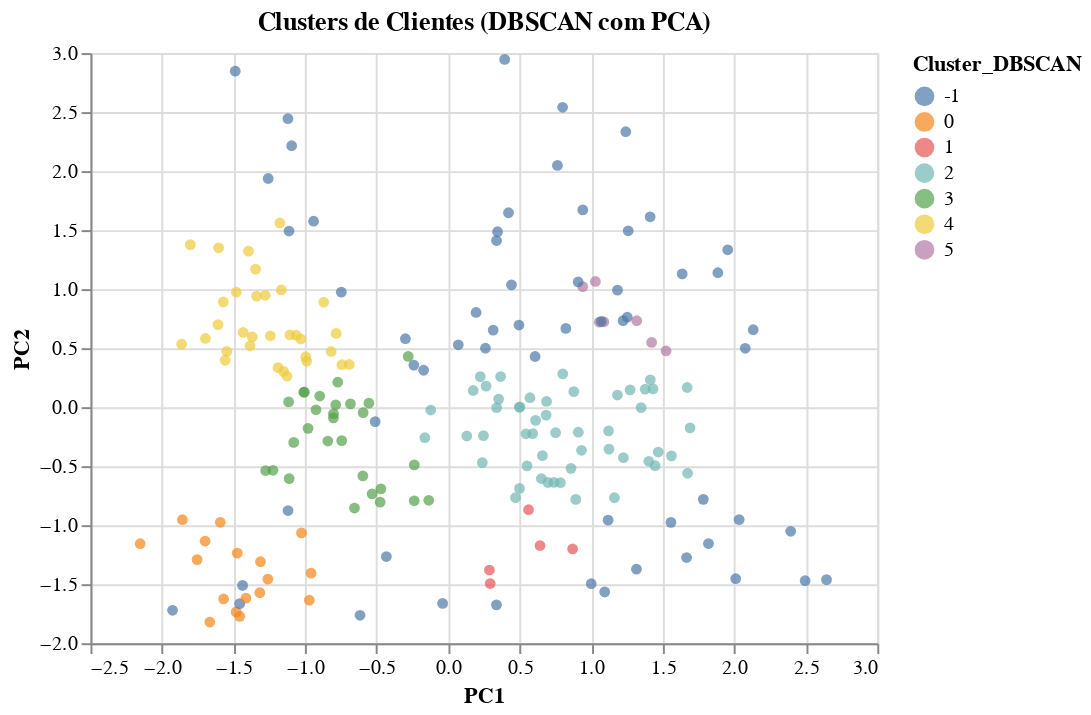

This figure's notebook cell:
### Code cell
eps = 0.5
dbscan = DBSCAN(eps=eps, min_samples=5)
dbscan.fit(scaled_features)

# Execute o DBSCAN e obtenha o silhouette score
dbscan = DBSCAN(eps=eps, min_samples=5)  # Adjust min_samples if necessary
dbscan.fit(scaled_features)
dbscan_silhouette_score, _ = evaluate_and_visualize_clusters(df.copy(), dbscan.labels_, 'DBSCAN', scaled_features)

### Figure 1 — Vega-Lite specification as saved in the notebook (floating-point values rounded to 4 significant figures; data arrays with more than 128 entries replaced by an {"elided": "..."} marker saying what was removed)
{"config": {"view": {"continuousWidth": 400, "continuousHeight": 300}}, "data": {"name": "data-2ade0291705e8fffe90c9b71569fdcb8"}, "mark": "circle", "encoding": {"color": {"field": "Cluster_DBSCAN", "type": "nominal"}, "shape": {"field": "Gender", "type": "nominal"}, "tooltip": [{"field": "Annual Income (k$)", "type": "quantitative"}, {"field": "Spending Score (1-100)", "type": "quantitative"}, {"field": "Age", "type": "quantitative"}, {"field": "Gender", "type": "quantitative"}, {"field": "Cluster_DBSCAN", "type": "quantitative"}], "x": {"field": "PC1", "type": "quantitative"}, "y": {"field": "PC2", "type": "quantitative"}}, "selection": {"selector013": {"type": "interval", "bind": "scales", "encodings": ["x", "y"]}}, "title": "Clusters de Clientes (DBSCAN com PCA)", "$schema": "https://vega.github.io/schema/vega-lite/v4.17.0.json", "datasets": {"data-2ade0291705e8fffe90c9b71569fdcb8": {"elided": "200 records"}}}
